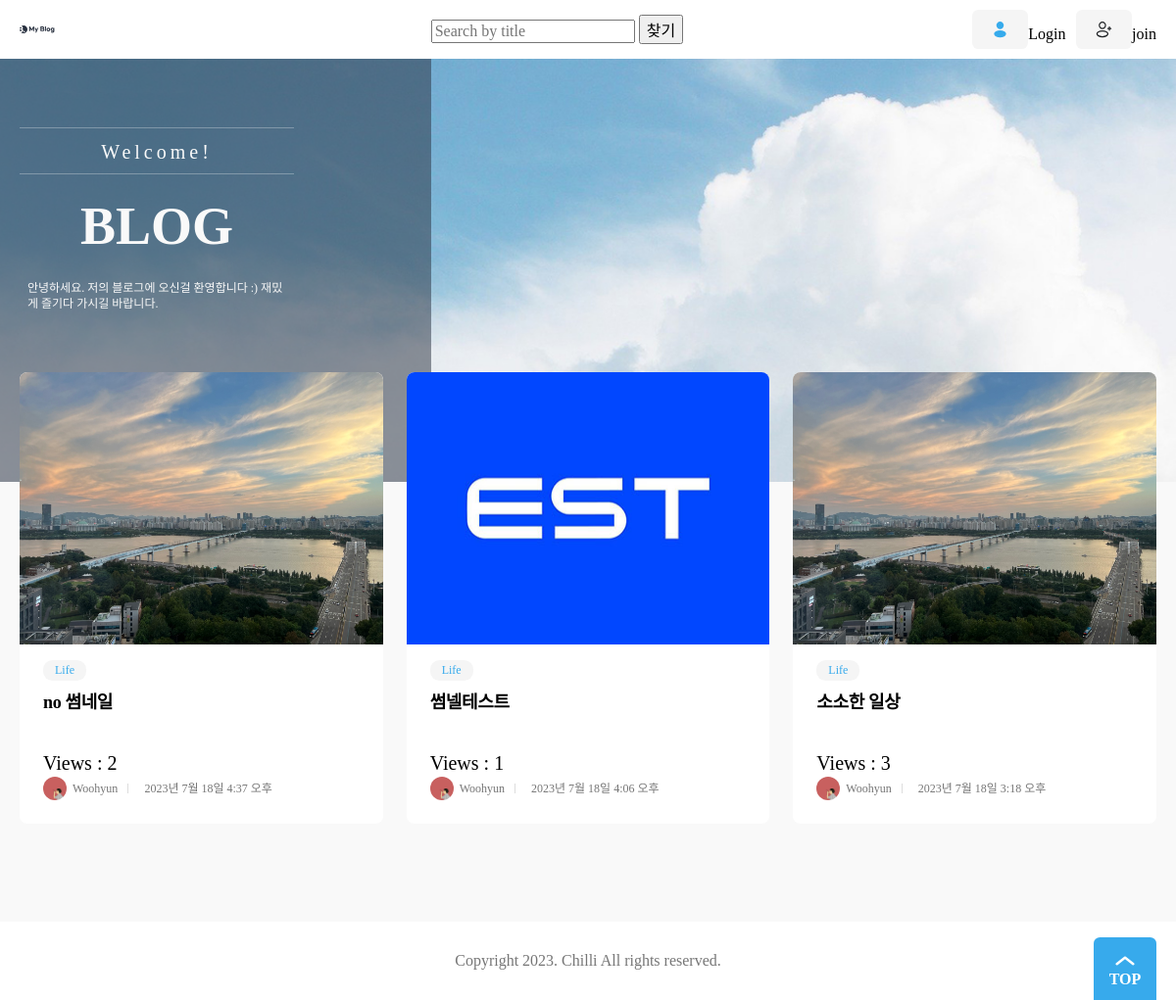
/blog/, run on an earlier commit of the app's database.
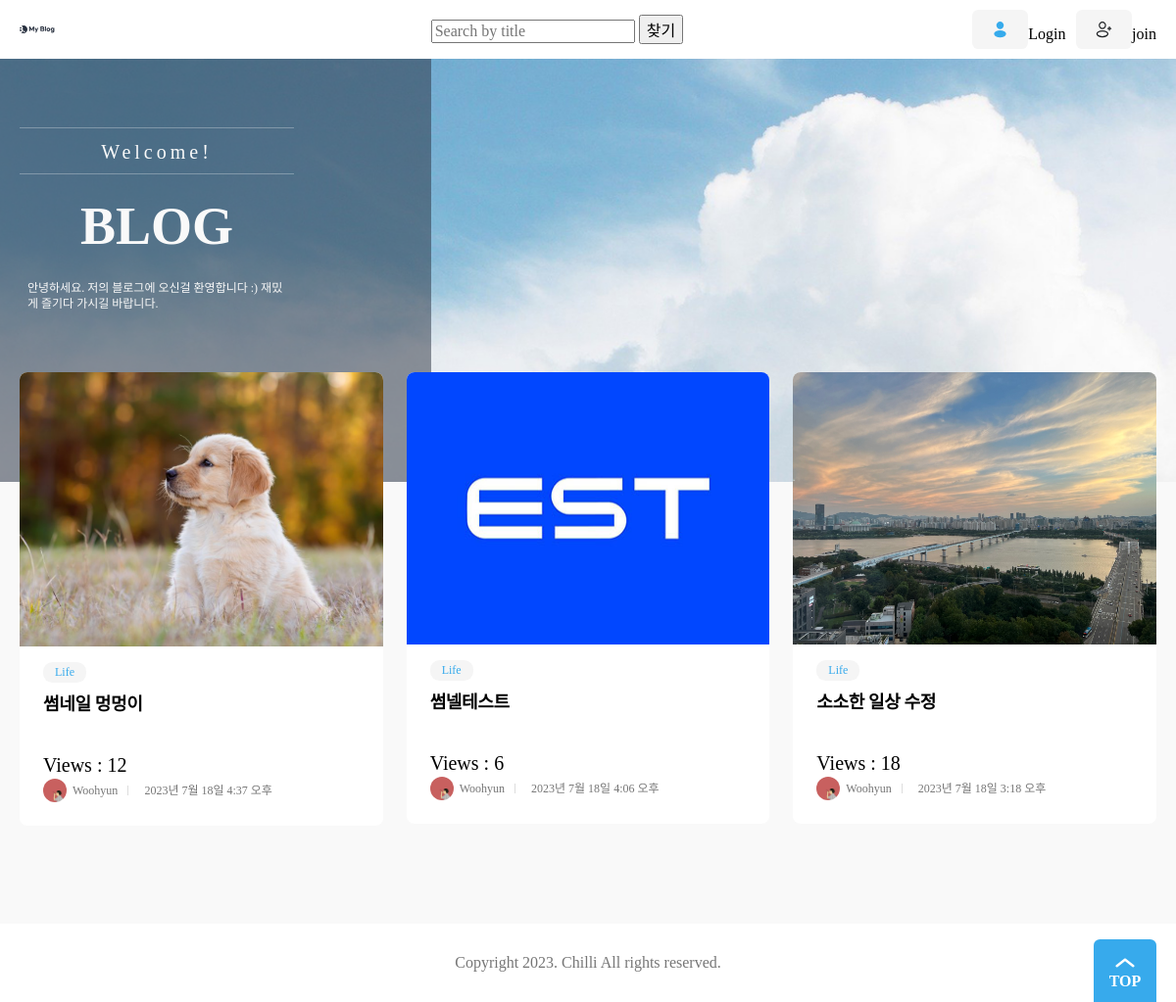
And on a later commit of the database.
### blog/models.py (models this page shows)
class Post(models.Model):
    title = models.CharField(max_length=30)
    content = models.TextField()
    writer = models.ForeignKey(User, on_delete=models.CASCADE)
    status = models.CharField(default='active', max_length=20)
    category = models.CharField(max_length=30)
    thumbnail = models.ImageField(upload_to='blog/media',null=True,blank=True)
    views = models.IntegerField(default=0)
    created_at = models.DateTimeField(auto_now_add=True)
    updated_at = models.DateTimeField(auto_now=True)

### user/models.py (models this page shows)
class Profile(models.Model):
    user = models.OneToOneField('User', on_delete=models.CASCADE)
    name = models.CharField(max_length=50, null=True, blank=True)
    avatarUrl = models.ImageField(upload_to='user/media',null=True)
    aboutMe = models.TextField(null=True, blank=True)
    created_at = models.DateTimeField(auto_now_add=True)
    updated_at = models.DateTimeField(auto_now=True)

### blog/views.py (the view)
# urls.py: path('', Index.as_view() , name='list'),
class Index(View):
    def get(self, request):
        post_objs = Post.objects.all().filter(status='active').order_by('-created_at')
        categories = ['Life','Style','Tech','Sport','Photo','Develop','Music']
        context = {
            "posts": post_objs,
            "categories": categories
        }
        return render(request, 'blog/post_list.html', context)

### blog/templates/blog/post_list.html (shortened to what this page needs)
{% extends 'blog/base.html' %}
{% load static %}
{% block content %}
    <main>
        <div class="banner">
            <div class="max-width">
                <div class="banner-contents">
                    <p class="sub-text">Welcome!</p>
                    <p class="main-text">BLOG</p>
                    <p class="description">
                        안녕하세요. 저의 블로그에 오신걸 환영합니다 :) 재밌게 즐기다 가시길 바랍니다.
                    </p>
                </div>
            </div>
        </div>
        <div class="max-width">
            {% if posts %}
            <ul class="posts">
                {% for post in posts %}
                <li>
                    <a href="{% url 'blog:detail' pk=post.pk %}" class="post">
                        <article>
                            {% if post.thumbnail %}
                                <img src="{{ post.thumbnail }}" alt="" />
                            {% else %}
                                <img src="{% static 'blog/images/post-img6.jpg' %}" alt="" />
                            {% endif %}
                            <div class="contents-wrap">
                                <dl class="category">
                                    <dd>{{ post.category }}</dd>
                                </dl>
                                <h3>{{post.title}}</h3>
                                <dl class="post-views">
                                    <dd class="views">Views : {{post.views}}</dd>
                                </dl>
                                <dl class="author-wrap">
                                    <dd class="author">
                                        {% if post.writer.profile.avatarUrl.url %}
                                            <img src="{{post.writer.profile.avatarUrl.url}}" alt="" />
                                        {% else %}
                                            <img src="{%static 'user/image/basic_profile.jpg'%}" alt="" />
                                        {% endif %}
                                        {{ post.writer.profile.name }}
                                    </dd>
                                    <dd class="created">{{post.created_at}}</dd>
                                </dl>
                            </div>
                        </article>
                    </a>
                </li>
                {% endfor %}
            </ul>
            {% else %}
                <p>작성된 게시물이 없습니다.</p>
            {% endif %}
        </div>
    </main>
{% endblock %}

### blog/templates/blog/base.html (shortened to what this page needs)
<!DOCTYPE html>
<html lang="ko">
    {% load static %}
    <head>
        <link rel="stylesheet" href="{% static 'blog/css/reset.css' %}" />
		<link rel="stylesheet" as="style" crossorigin href="https://cdn.jsdelivr.net/gh/orioncactus/pretendard/dist/web/static/pretendard.css" />
		<link rel="stylesheet" href="{% static 'blog/css/global.css' %}" />
		<link rel="stylesheet" href="{% static 'blog/css/header.css' %}" />
		<link rel="stylesheet" href="{% static 'blog/css/footer.css' %}" />
		<link rel="stylesheet" href="{% static 'blog/css/about.css' %}" />
		<link rel="stylesheet" href="{% static 'blog/css/button.css' %}" />
		<link rel="stylesheet" href="{% static 'blog/css/banner.css' %}" />
		<link rel="stylesheet" href="{% static 'blog/css/category.css' %}" />
		<link rel="stylesheet" href="{% static 'blog/css/author.css' %}" />
		<link rel="stylesheet" href="{% static 'blog/css/post.css' %}" />
		<link rel="stylesheet" href="{% static 'blog/css/posts.css' %}" />
		<link rel="stylesheet" href="{% static 'blog/css/main.css' %}" />
        <link rel="stylesheet" href="{% static 'blog/css/wrapbox.css' %}" />
		<link rel="stylesheet" href="{% static 'blog/css/view.css' %}" />
    </head>
    <body>
		<header>
			<div class="max-width">
				<h1>
					<a href="{% url 'blog:list' %}">
						<img src="{% static 'blog/assets/Logo.svg' %}" alt="My Blog" />
					</a>
				</h1>
				<div>
					<form action="{% url 'blog:search' %}" method="get">
						<input placeholder="Search by title" ,type="text" , name="keyword" , required>
						<input type='submit' value="찾기">
					</form>
				</div>
				<ul>
                    {% if request.user.is_authenticated %}
					<li class="profile-img">
						<a href="{%url 'user:profile' %}">
							{% if request.user.profile.avatarUrl.url %}
								<img src="{{request.user.profile.avatarUrl.url}}" alt="" class="user-profile" />
							{% else %}
								<img src="{%static 'user/image/basic_profile.jpg'%}" alt="" class="user-profile" />
							{% endif %}
						</a>
					</li>
					<li>
						<a href="{% url 'blog:write' %}" class="button">
							<img src="{% static 'blog/assets/icon-modify-white.svg' %}" alt="" />
							<span>Write</span>
						</a>
					</li>
					<li>
						<button class="button white">
							<img src="{% static 'blog/assets/icon-logout.svg' %}" alt="" />
							<a href="{%url 'user:logout' %}">Logout</a>
						</button>
					</li>
                    {% else %}
					<li>
						<a href="#" class="button gray">
							<img src="{% static 'blog/assets/icon-login.svg' %}" alt="" />
							<a href="{%url 'user:login' %}">Login</a>
						</a>
					</li>
					<li class="only-pc">
						<a href="#" class="button gray">
							<img src="{% static 'blog/assets/icon-register.svg' %}" alt="" />
							<a href="{%url 'user:join' %}">join</a>
						</a>
					</li>
                    {% endif %}
				</ul>
			</div>
		</header>
        <main class="container">
            {% block content %}
            {% endblock %}
        </main>
		<footer>
			<div class="max-width">
				<h2>Copyright 2023. Chilli All rights reserved.</h2>
				<button class="top-button">TOP</button>
			</div>
		</footer>
    </body>
</html>

### static/blog/css/global.css (style rules this page uses)
:root { --main-color: rgb(55, 170, 236); --main-rgb: 55, 171, 236; --outline-border: rgb(55, 160, 236); --red-color: rgb(243, 124, 75); --red-rgb: 243, 124, 75; --black-color: #28303f; --white-color: #fff; --gray-color: #767676; --border-color: #ddd; --gray-background-light: #f9f9f9; --gray-background: #f5f5f5; --gray-text: #6f6f6f; --border-radius: 0.4em; }
h1, a, div, p, section, article, input, textarea { box-sizing: border-box; }
a { text-decoration: none; color: inherit; }
html { font-size: 10px; }
body { font-size: 1.6rem; line-height: 1.4; }
input, button { font-size: inherit; font-family: inherit; }
button { cursor: pointer; }
a { border-radius: 0.8rem; overflow: hidden; }
img { vertical-align: bottom; }
body { background: var(--gray-background-light); }
.max-width { width: 1224px; max-width: calc(100% - 4rem); margin: 0 auto; }

### static/blog/css/header.css (style rules this page uses)
header { background: var(--white-color); }
header .max-width { display: flex; align-items: center; justify-content: space-between; gap: 4rem; padding: 1rem 0; }
header h1 { font-size: 3rem; }
header h1 a { display: block; padding: 0.4rem; margin-left: -0.4rem; }
header h1 a img { display: block; width: 30%; }
header ul { display: flex; align-items: center; gap: 1rem; }
header .button { text-transform: none; }

### static/blog/css/footer.css (style rules this page uses)
footer { background: var(--white-color); margin-top: 10rem; }
footer .max-width { display: flex; align-items: center; justify-content: center; height: 8rem; position: relative; }
footer h2 { color: var(--gray-color); }
.top-button { position: absolute; bottom: 0; right: 0; width: 6.4rem; height: 6.4rem; padding-top: 2.2rem; border: 0; border-radius: var(--border-radius) var(--border-radius) 0 0; background: var(--main-color) url(../assets/ArrowTop.svg) no-repeat 50% 0.4rem / 4rem; color: var(--white-color); text-align: center; font-weight: bold; }

### static/blog/css/button.css (style rules this page uses)
.button { display: inline-flex; align-items: center; justify-content: center; gap: 0.8rem; height: 4rem; padding: 0.2rem 1.2em 0; border: 0; border-radius: var(--border-radius); background: var(--main-color); color: var(--white-color); text-transform: uppercase; font-weight: bold; line-height: 1; }
.button img { height: 1.2em; margin-top: -0.2rem; vertical-align: middle; }
.button.gray { background: var(--gray-background); color: var(--black-color); }

### static/blog/css/banner.css (style rules this page uses)
.banner { position: relative; background: url(../assets/background.jpg) no-repeat 50% 50% / cover; height: 27em; margin-bottom: -7em; }
.banner-contents { width: 28rem; padding: 7rem 0 14.5rem; text-align: center; color: var(--gray-background-light); }
.banner-contents::before { content: ""; display: block; position: absolute; top: 0; left: 0; width: calc((100% - 1224px) / 2 + 44rem); height: 100%; background: rgba(40, 48, 63, 0.5); }
.banner-contents > * { position: relative; }
.banner-contents .sub-text { border: 1px solid rgba(249, 249, 249, 0.3); border-width: 1px 0; padding: 1rem 0 0.8rem; font-size: 2rem; letter-spacing: 0.2em; }
.banner .main-text { font-weight: bold; font-size: 5.4rem; margin: 1.6rem 0; }
.description { font-size: 1.2rem; text-align: left; word-break: break-all; padding: 0 0.8rem; }
@media (max-width: 1280px) { .banner-contents::before { width: 44rem; } }

### static/blog/css/category.css (style rules this page uses)
.category { display: flex; flex-wrap: wrap; color: var(--main-color); }
.category dd { margin-right: 0.4rem; padding: 0.2rem 1.2rem; border-radius: calc(var(--border-radius) * 2); background: var(--gray-background); font-size: 1.2rem; }

### static/blog/css/author.css (style rules this page uses)
.author-wrap { display: flex; gap: 1rem; color: #767676; font-size: 1.2rem; }
.author-wrap dd { display: flex; align-items: center; gap: 0.6rem; }
.author img { width: 2em; height: 2em; border-radius: 50%; }
.created::before { content: ""; display: block; width: 1px; height: 0.8em; margin-right: 1rem; background: var(--border-color); }

### static/blog/css/post.css (style rules this page uses)
.post { display: block; overflow: hidden; border-radius: var(--border-radius); background: var(--white-color); font-size: 2rem; }
.post article > img { width: 100%; }
.contents-wrap { padding: 1.6rem 2.4rem 2.4rem; }
.contents-wrap h3, .contents-wrap .post-description { display: -webkit-box; -webkit-box-orient: vertical; overflow: hidden; text-overflow: ellipsis; word-break: break-all; }
.contents-wrap h3 { height: calc(1.8rem * 1.4 * 2); margin: 1rem 0; font-size: 1.8rem; font-weight: bold; -webkit-line-clamp: 2; letter-spacing: -0.02em; }

### static/blog/css/posts.css (style rules this page uses)
.posts { display: grid; grid-template-columns: repeat(3, 1fr); gap: 2.4rem; }

### static/blog/css/main.css (style rules this page uses)
main > .max-width { display: flex; flex-direction: row-reverse; gap: 2.4rem; position: relative; }

What changed in the data, as far as the page shows it:
changed Post "2023년 7월 18일 4:37 오후": thumbnail: picture added; title "no 썸네일" → "썸네일 멍멍이"; views "2" → "12"
changed Post "썸넬테스트": views "1" → "6"
changed Post "2023년 7월 18일 3:18 오후": title "소소한 일상" → "소소한 일상 수정"; views "3" → "18"
